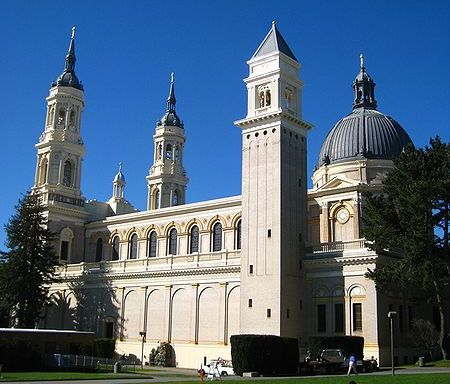
#> input picture linearalgebra/church.jpg, 450 x 384 px
$ jupyter execute --allow-errors SVD_class.ipynb   (shell and % lines are left out)
#> lines starting #> are read from the running program, lines starting #| are printed output that depends on the picture
## $A=U\cdot \Sigma\cdot V^T = \sum_{i=1}^k\sigma_ku_iv_i^T$

# Some applications of SVD

image compression, data compression, dimension reduction, background removal, recommendation system,...

[cell 1]
import matplotlib.pyplot as plt
import matplotlib.image as mpimg
import numpy as np
import pandas as pd
from scipy import linalg

[cell 2]
A=np.array([[2,5,4],[6,3,0],[6,3,0],[2,5,4]])
print(A)

[cell 3]
U,S,Vt = linalg.svd(A, full_matrices=1)

[cell 4]
print(U);
print(S);
print(Vt);

[cell 5]
print(A.shape)
print(U.shape)
print(Vt.shape)

[cell 6]
m=A.shape[0]
n=A.shape[1]
Sm=np.zeros(n*m).reshape(m,n)
for i in range(len(S)):
    Sm[i,i]=S[i]

[cell 7]
np.allclose(U.dot(Sm.dot(Vt)),A);

[cell 8]
Us,Ss,Vts=np.linalg.svd(A);

[cell 9]
print(Us.shape);
print(Vts.shape);

[cell 10]
np.allclose(A,Us@Sm@Vts);

## SVD on image compression

[cell 11]
#path = "./data/"

[cell 12]
img = mpimg.imread('church.jpg')
#> img is the input picture: shape (384, 450, 3); mean R, G, B 79.9, 102.7, 126
I = img[:,:,0]
plt.imshow(I, cmap = 'gray')

[cell 13]
I1=img[:,:,1]
I2=img[:,:,2]
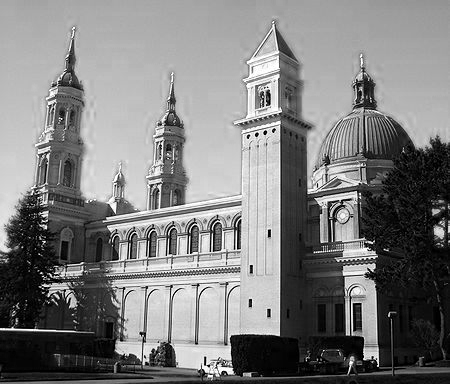
#> I2: shape (384, 450); min 0, max 255, mean 126

[cell 14]
img.shape
#> Out = (384, 450, 3)

[cell 15]
plt.imshow(img)

[cell 16]
img[:,:,0].shape
#> Out = (384, 450)

[cell 17]
I = I.astype(float)

[cell 18]
np.linalg.matrix_rank(I)
#> Out = 384

[cell 19]
U,S,V = np.linalg.svd(I, full_matrices=0)
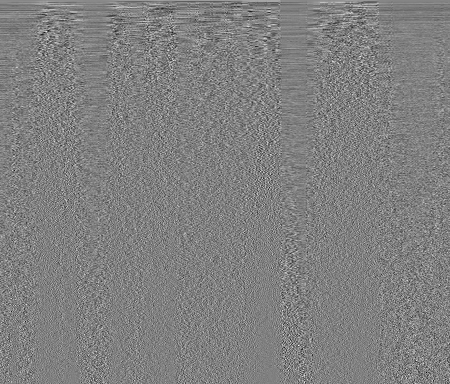
#> V: shape (384, 450) float64; min -0.298, max 0.293, mean 0.000113; drawn with min black and max white
#> S = 384 values, max 41067.6 at index 0, min 1.23 at index 383, mean 625

[cell 20]
np.allclose(I, U@np.diag(S)@V)
#> Out = True

[cell 21]
r = 2
plt.imshow(U[:,:r]@np.diag(S[:r])@V[:r,:], cmap = 'gray')

[cell 22]
r = 5
plt.imshow(U[:,:r]@np.diag(S[:r])@V[:r,:], cmap = 'gray')

[cell 23]
r = 10
plt.imshow(U[:,:r]@np.diag(S[:r])@V[:r,:], cmap = 'gray')

[cell 24]
r = 50
plt.imshow(U[:,:r]@np.diag(S[:r])@V[:r,:], cmap = 'gray')

[cell 25]
r = 100
plt.imshow(U[:,:r]@np.diag(S[:r])@V[:r,:], cmap = 'gray')

[cell 26]
x=384*450
y=((384+450)*100)
print(x)
print(y)
print(y/x)

[cell 27]
U1,S1,V1 = np.linalg.svd(I1, full_matrices=0)
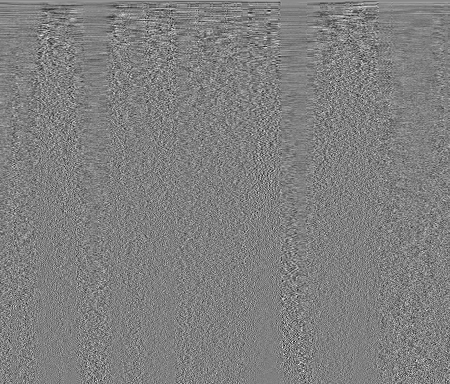
#> V1: shape (384, 450) float64; min -0.273, max 0.271, mean 0.000192; drawn with min black and max white
#> S1 = 384 values, max 46405.9 at index 0, min 1.17 at index 383, mean 639.5
U2,S2,V2 = np.linalg.svd(I2, full_matrices=0)
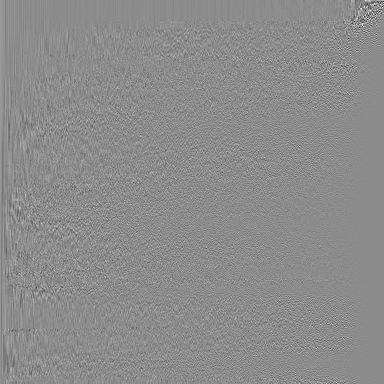
#> U2: shape (384, 384) float64; min -0.664, max 0.542, mean 8.64e-05; drawn with min black and max white
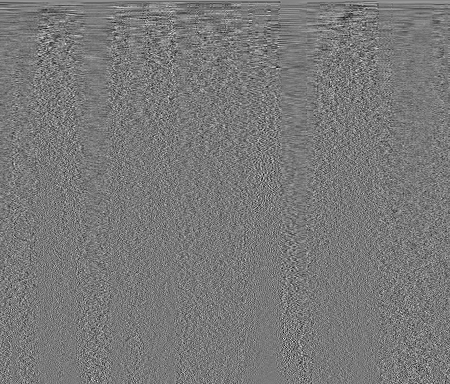
#> V2: shape (384, 450) float64; min -0.26, max 0.287, mean 0.00017; drawn with min black and max white
#> S2 = 384 values, max 56651.8 at index 0, min 1.17 at index 383, mean 686.8

[cell 28]
r=100
ch1=U[:,:r]@np.diag(S[:r])@V[:r,:]/255.99
ch2=U1[:,:r]@np.diag(S1[:r])@V1[:r,:]/255.99
ch3=U2[:,:r]@np.diag(S2[:r])@V2[:r,:]/255.99

[cell 29]
r100img=np.dstack((ch1,ch2,ch3))
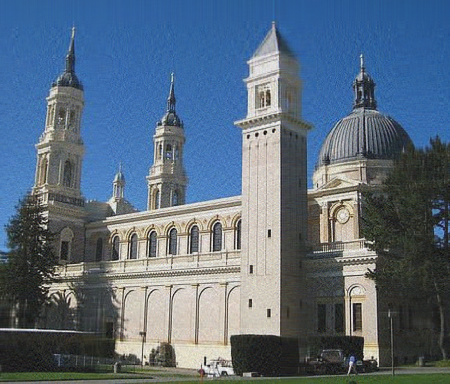
#> r100img: shape (384, 450, 3) float64; mean R, G, B 0.312, 0.401, 0.492; drawn with min black and max white

[cell 30]
plt.imshow(r100img)

## Repeat with this image... What's a good lower rank approx? What's the compression ratio?

[cell 31]
ham = mpimg.imread('grayshark.jpg')
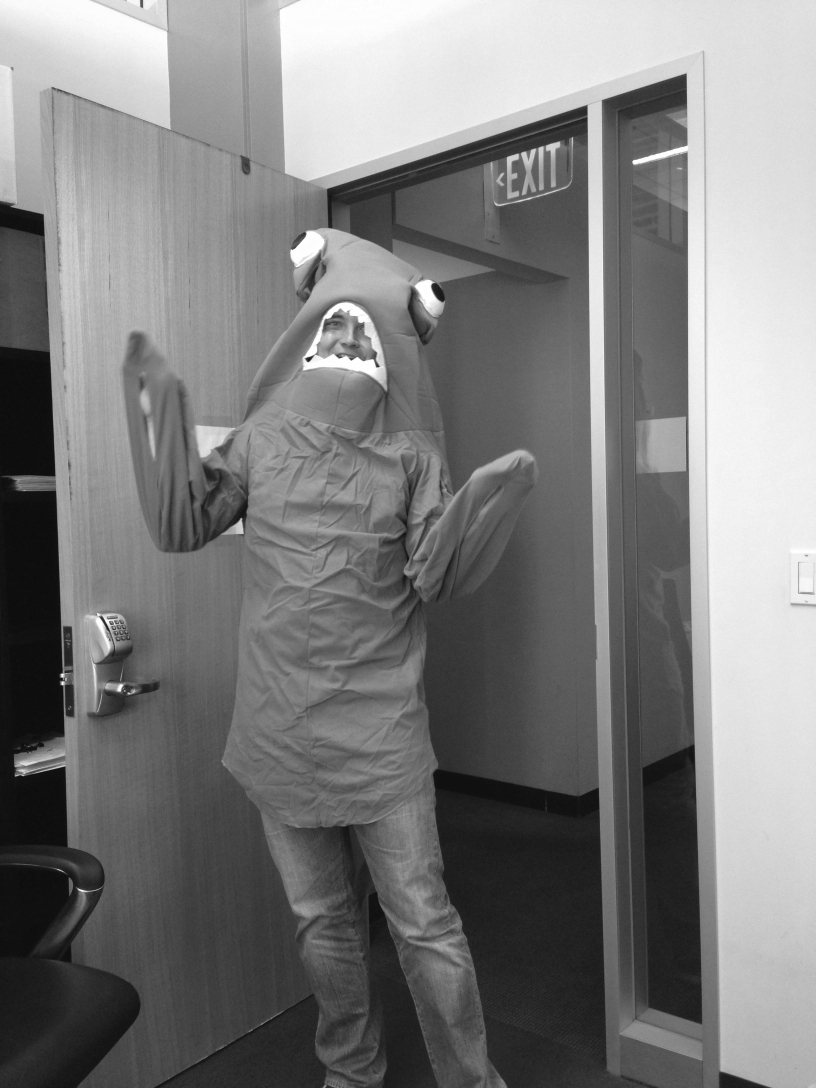
#> input picture linearalgebra/grayshark.jpg, 2448 x 3264 px (shown at 1/3 size)
#> ham is the input picture: shape (3264, 2448); min 4, max 255, mean 124.8
plt.imshow(ham, cmap = 'gray')

[cell 32]
U,st,V_T = linalg.svd(ham)
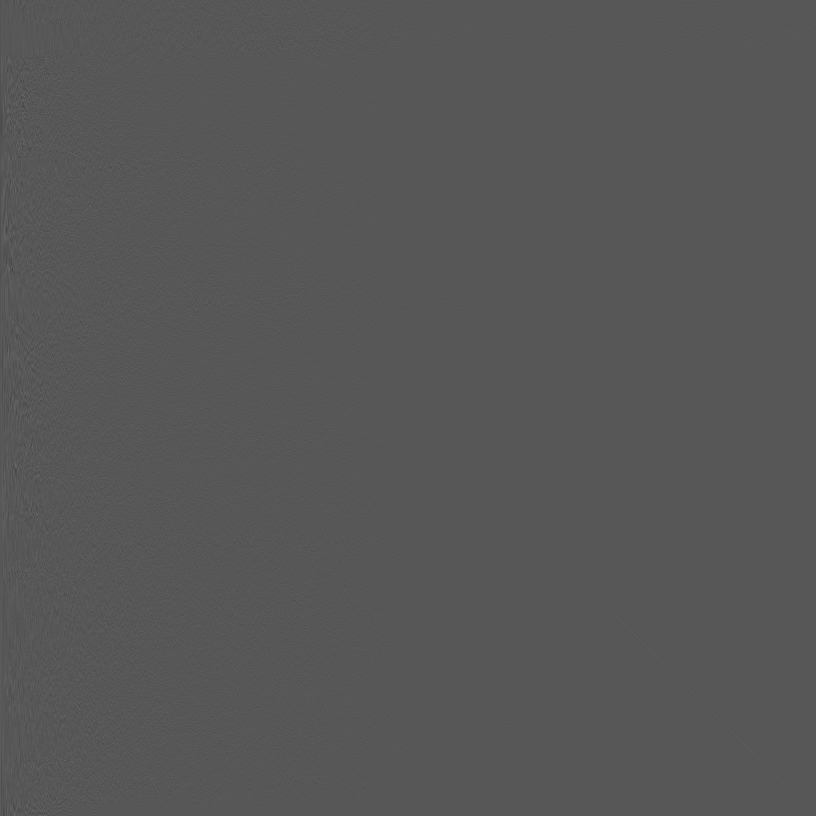
#> U: shape (3264, 3264) float32 (shown at 1/4 size); min -0.194, max 0.37, mean -4.03e-06; drawn with min black and max white
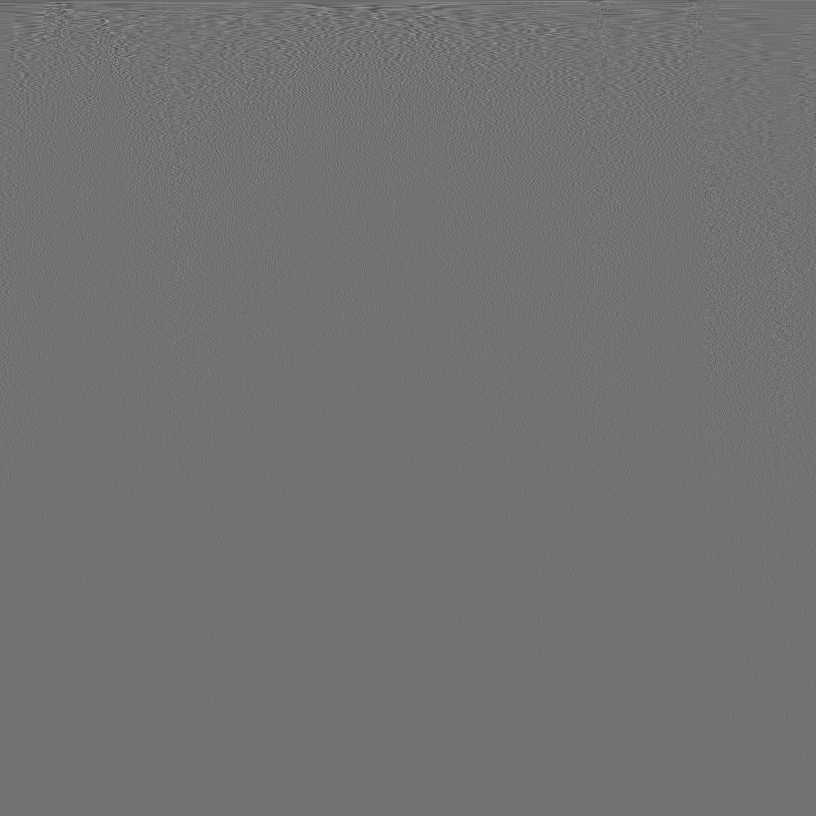
#> V_T: shape (2448, 2448) float32 (shown at 1/3 size); min -0.147, max 0.179, mean -9.21e-06; drawn with min black and max white
#> st = 2448 values, max 387608.8 at index 0, min 3.2 at index 2447, mean 523.6

[cell 33]
def img_red(r):
#> called with r = 40
    return U[:, :r] @ np.diag(st[:r]) @ V_T[:r, :]
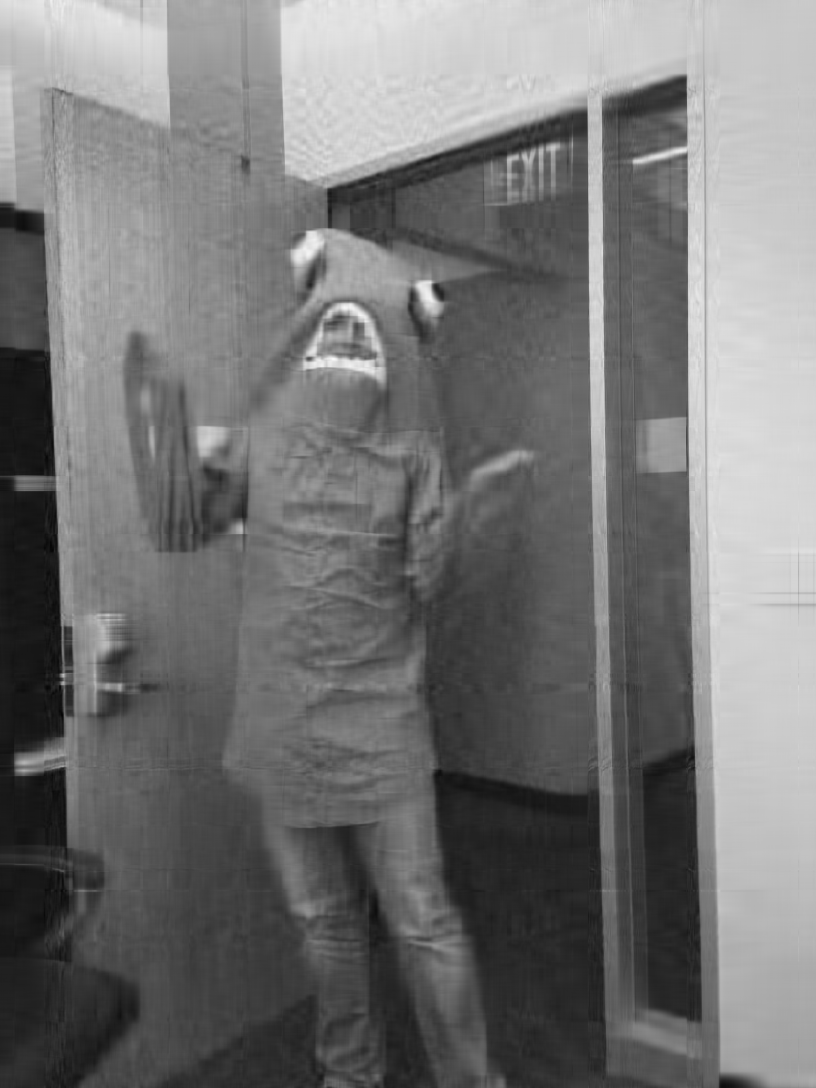
#> returned value: shape (3264, 2448) float32 (shown at 1/3 size); min -13.25, max 287.1, mean 124.8; drawn with min black and max white

plt.imshow(img_red(40), cmap = 'gray')

## Principal Component Analysis (PCA)

#> (a cell that did not finish here is left out)

#> (a cell that did not finish here is left out)

[cell 36]
from sklearn import decomposition
from scipy import linalg

[cell 37]
pca = decomposition.PCA(n_components=4)
#> (the rest of this cell did not finish here and is left out)

#> (a cell that did not finish here is left out)

#> (a cell that did not finish here is left out)

[cell 40]
print(U.shape)
#| (3264, 3264)
print(st.shape)
#| (2448,)
#> (the rest of this cell did not finish here and is left out)

#> (a cell that did not finish here is left out)

[cell 42]
s=np.zeros(200).reshape(50,4)
#> (the rest of this cell did not finish here and is left out)

#> (a cell that did not finish here is left out)

#> (a cell that did not finish here is left out)

[cell 45]
k=2
Uk=U[:,:k]
#> Uk = 3264 pairs, first value -0.0282 to -0.00789, second value -0.0439 to 0.0208
L=np.diag(st[:k])
#> L = [[387608.8, 0], [0, 76415.6]]
Xk=Uk.dot(L)
#> Xk = 3264 pairs, first value -10931.4 to -3059.1, second value -3353.2 to 1585.6

[cell 46]
df=pd.DataFrame(Xk,columns=['PC1','PC2'])
#> df = table of 3264 rows and 2 columns
#> (the rest of this cell did not finish here and is left out)

[cell 47]
df.head(10)
#> Out = table of 10 rows and 2 columns

### Easier to read if make positive:

[cell 48]
df['PC1']=(-1)*df['PC1']
df['PC2']=(-1)*df['PC2']

[cell 49]
df.head(10)
#> Out = table of 10 rows and 2 columns
